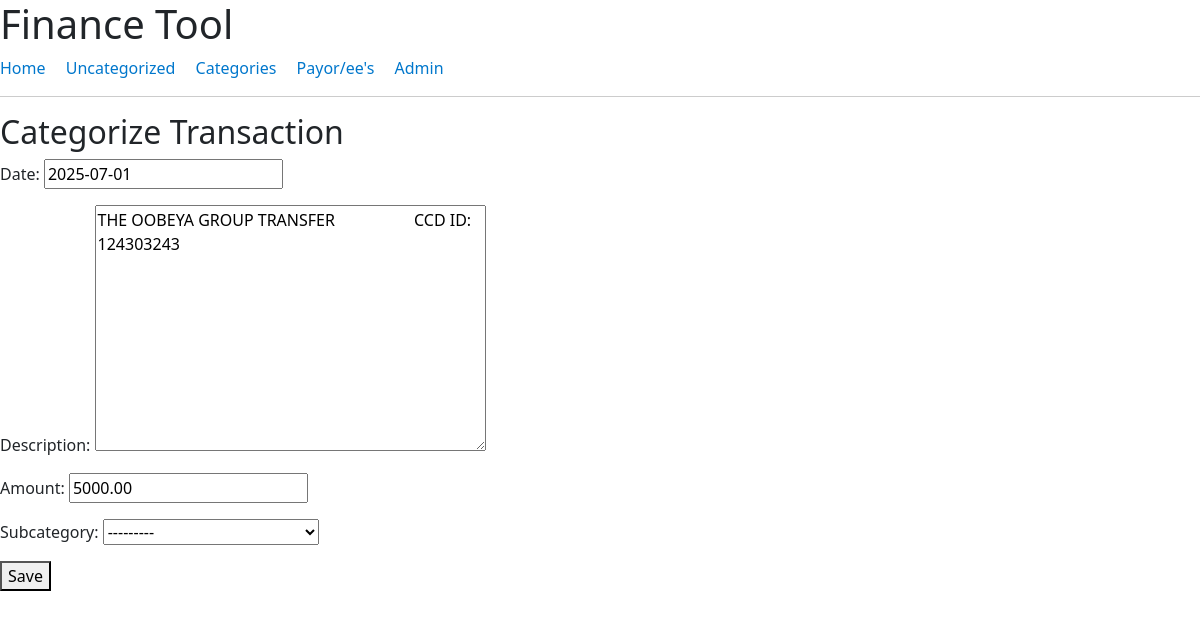
The app's page /transactions/categorize/12/ with its own data.
### transactions/models.py (models this page shows, shortened)
class Transaction(models.Model):
    class Meta:
       constraints = [
        models.UniqueConstraint(fields=['date', 'amount', 'description', 'bank_account'], name='unique_transaction')
    ]
       indexes = [
        models.Index(fields=['date', 'amount', 'description', 'bank_account']),
    ]
    source = models.CharField(max_length=255)  # Filename of CSV
    bank_account = models.CharField(max_length=100)  # Financial institution
    sheet_account = models.CharField(max_length=100)  # Income, expense, etc.
    date = models.DateField()
    description = models.TextField()
    amount = models.DecimalField(max_digits=10, decimal_places=2)
    account_type = models.CharField(max_length=50)  # Checking, savings, etc.
    check_num = models.CharField(max_length=50, blank=True, null=True)
    payoree = models.ForeignKey(
        Payoree,
        null=True,
        blank=True,
        on_delete=models.SET_NULL
    )
    memo = models.TextField(blank=True, null=True)
    subcategory = models.ForeignKey(
        Category,
        null=True,
        blank=True,
        on_delete=models.SET_NULL
    )

### transactions/views.py (the view)
# urls.py: path("categorize/<int:pk>/", views.categorize_transaction, name="categorize_transaction"),
def categorize_transaction(request, pk):
    transaction = Transaction.objects.get(pk=pk)
    if request.method == "POST":
        form = TransactionForm(request.POST, instance=transaction)
        if form.is_valid():
            form.save()
            return redirect("uncategorized_transactions")
    else:
        form = TransactionForm(instance=transaction)
    return render(request, "transactions/categorize.html", {"form": form})

### transactions/forms.py
class TransactionForm(forms.ModelForm):
    class Meta:
        model = Transaction
        fields = ['date', 'description', 'amount', 'subcategory']

### transactions/models.py (called while the page is built)
    def __str__(self):
        return self.name

### transactions/templates/transactions/categorize.html (shortened to what this page needs)
{% extends "base.html" %}
{% block content %}
<h2>Categorize Transaction</h2>
<form method="post">
    {{ form.as_p }}
    <button type="submit">Save</button>
</form>
{% endblock %}

### transactions/templates/base.html (style rules this page uses)
body { font-family: sans-serif; margin: 2rem; background-color: #f9f9f9; }

### records on screen
Transaction: date "2025-07-01", description "THE OOBEYA GROUP TRANSFER CCD ID: 124303243", amount "5000.00", subcategory "---------"
